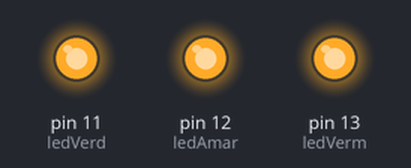
This sketch was run on a simulated Arduino Uno, built with avr-gcc and run on an emulated ATmega328P. Parts: output pins drawn as LEDs (lit = HIGH).

Above: at 0.15 s.
At 1.05 s:
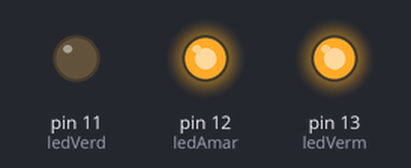
At 2.55 s:
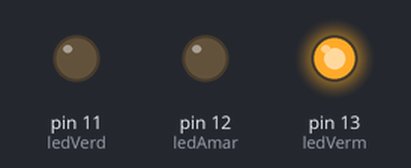
At 3.45 s:
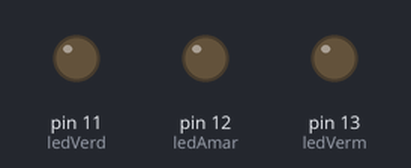
Timing chart, 0 to 4.1 s (numbered marks = the images above):
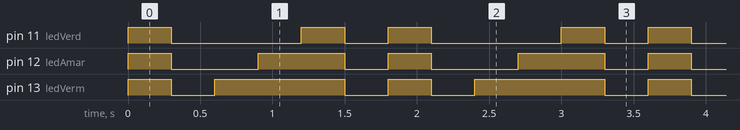

The sketch:

atividade_07_04_20211.ino
```cpp
//Declaração das variáveis
int ledVerm=13;
int ledAmar=12;
int ledVerd=11;
int tempo=300;
//Configuração dos pinos
void setup(){
  pinMode(ledVerm, OUTPUT);
  pinMode(ledAmar, OUTPUT);
  pinMode(ledVerd, OUTPUT);
}
//Sequência de acionamento dos LEDs
void loop(){
  digitalWrite(ledVerm,HIGH);
  digitalWrite(ledAmar,HIGH);
  digitalWrite(ledVerd,HIGH);
  delay(tempo);//Aguardo o valor em milisegundos da variável tempo
//Sequência de desligamento das LEDs
  digitalWrite(ledVerm,LOW);
  digitalWrite(ledAmar,LOW);
  digitalWrite(ledVerd,LOW);
  delay(tempo);//Pausa
//Acender led vermelha
  digitalWrite(ledVerm,HIGH);
   delay(tempo);//Pausa
//Acender led amarela
  digitalWrite(ledAmar,HIGH);
   delay(tempo);//Pausa
//Acender led Verde
  digitalWrite(ledVerd,HIGH);
  delay(tempo);//Pausa
//Sequência de desligamento
  digitalWrite(ledVerm,LOW);
  digitalWrite(ledAmar,LOW);
  digitalWrite(ledVerd,LOW);
  delay(tempo);//Pausa
}
```

Measured:
- by itself, pin 11 (ledVerd): repeats every 1.8 s: LOW 0.90 s, HIGH 0.30 s, LOW 0.30 s, HIGH 0.30 s
- by itself, pin 12 (ledAmar): repeats every 1.8 s: LOW 0.60 s, HIGH 0.60 s, LOW 0.30 s, HIGH 0.30 s
- by itself, pin 13 (ledVerm): repeats every 1.8 s: LOW 0.30 s, HIGH 0.90 s, LOW 0.30 s, HIGH 0.30 s
